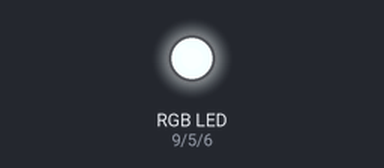
Simulated run of this sketch. Board: Arduino Uno, built with avr-gcc and run on an emulated ATmega328P. On the bench: an RGB LED mixed from three pins (HIGH = lit).

Above: at 0.05 s.
Timing chart, 0 to 6.5 s (numbered marks = the images above):
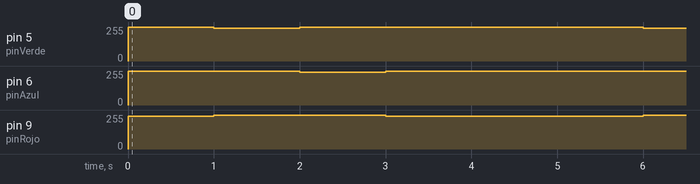

The sketch:

LED_RGB_Prueba.ino
```cpp
// Pines para el LED RGB
const int pinVerde = 5;
const int pinAzul = 6;
const int pinRojo = 9;

void setup() {

  // Configura los pines como salida
  pinMode(pinRojo, OUTPUT);
  pinMode(pinVerde, OUTPUT);
  pinMode(pinAzul, OUTPUT);
}

void loop() {

  // Rojo
  encenderColor(10, 0, 0); // Enciende el LED en rojo
  delay(1000); // Espera 1 segundo

  // Verde
  encenderColor(0, 10, 0); // Enciende el LED en verde
  delay(1000); // Espera 1 segundo

  // Azul
  encenderColor(0, 0, 10); // Enciende el LED en azul
  delay(1000); // Espera 1 segundo

  // Naranja
  encenderColor(10, 1, 0); // Enciende el LED en naranja
  delay(1000); // Espera 1 segundo

  // Amarillo
  encenderColor(10, 3, 0); // Enciende el LED en amarillo
  delay(1000); // Espera 1 segundo
}

// Función para encender el LED RGB con ciertos valores de rojo, verde y azul
void encenderColor(int rojo, int verde, int azul) {
  analogWrite(pinRojo, 255 - rojo);
  analogWrite(pinVerde, 255 - verde);
  analogWrite(pinAzul, 255 - azul);
}
```

Measured:
- by itself, pin 5 (pinVerde): repeats every 5.0 s: 245/255 1.0 s, 255/255 1.0 s, 254/255 1.0 s, 252/255 1.0 s, 255/255 1.0 s
- by itself, pin 6 (pinAzul): repeats every 5.0 s: 245/255 1.0 s, 255/255 4.0 s
- by itself, pin 9 (pinRojo): repeats every 5.0 s: 255/255 2.0 s, 245/255 3.0 s
